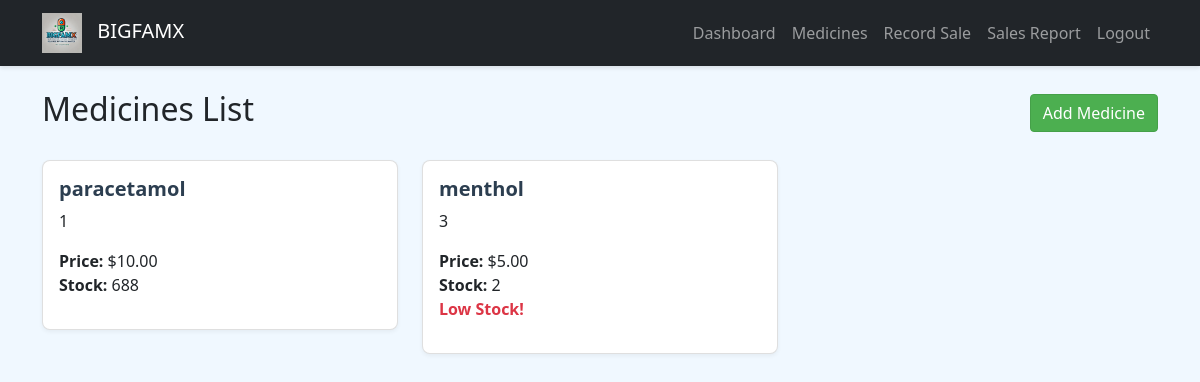
/medicines/ (signed in), run on the app's committed database.
### pharmacy_app/models.py (models this page shows, shortened)
class Medicine(models.Model):
    name = models.CharField(max_length=100)
    description = models.TextField()
    price = models.DecimalField(max_digits=10, decimal_places=2)
    stock = models.IntegerField()
    image = models.ImageField(upload_to='medicine_images/', null=True, blank=True)
    shop = models.ForeignKey(Shop, on_delete=models.CASCADE)
    created_at = models.DateTimeField(auto_now_add=True)
    updated_at = models.DateTimeField(auto_now=True)
    class Meta:
        indexes = [
            models.Index(fields=['shop', 'name']),
            models.Index(fields=['stock']),
        ]

### pharmacy_app/views.py (the view)
# urls.py: path('medicines/', views.medicines_list, name='medicines_list'),
@login_required
def medicines_list(request):
    if request.user.is_superuser:
        medicines = Medicine.objects.all()
    else:
        attendant = ShopAttendant.objects.get(user=request.user)
        medicines = Medicine.objects.filter(shop=attendant.shop)
    return render(request, 'pharmacy_app/medicines_list.html', {'medicines': medicines})

### pharmacy_app/templates/pharmacy_app/medicines_list.html (shortened to what this page needs)
{% extends 'pharmacy_app/base.html' %}
{% block content %}
<div class="d-flex justify-content-between align-items-center">
    <h2>Medicines List</h2>
    <a href="{% url 'add_medicine' %}" class="btn btn-primary">Add Medicine</a>
</div>
<div class="row mt-4">
    {% for medicine in medicines %}
    <div class="col-md-4 mb-4">
        <div class="card">
            <div class="card-body">
                <h5 class="card-title">{{ medicine.name }}</h5>
                <p class="card-text">{{ medicine.description }}</p>
                <ul class="list-unstyled">
                    <li><strong>Price:</strong> ${{ medicine.price }}</li>
                    <li><strong>Stock:</strong> {{ medicine.stock }}</li>
                    {% if medicine.stock < 10 %}
                        <li class="text-danger">Low Stock!</li>
                    {% endif %}
                </ul>
            </div>
        </div>
    </div>
    {% endfor %}
</div>
{% endblock %}

### pharmacy_app/static/pharmacy_app/css/custom.css (style rules this page uses)
body { background-color: #f0f8ff; }
.btn-primary { background-color: #4CAF50; border-color: #45a049; transition: all 0.3s ease; }
.card { border-radius: 8px; box-shadow: 0 2px 4px rgba(0,0,0,0.1); transition: transform 0.3s ease; }
.text-danger { color: #dc3545 !important; font-weight: bold; }
.card-title { color: #2c3e50; font-weight: 600; }

### pharmacy_app/static/pharmacy_app/css/dashboard.css (style rules this page uses)
.card { transition: transform 0.2s ease-in-out; margin-bottom: 1rem; box-shadow: 0 2px 4px rgba(0, 0, 0, 0.05); }

### data on the page
Medicine: name "paracetamol", description "1", price "10.00", stock "688"
Medicine: name "menthol", description "3", price "5.00", stock "2", shows "Low Stock!"
